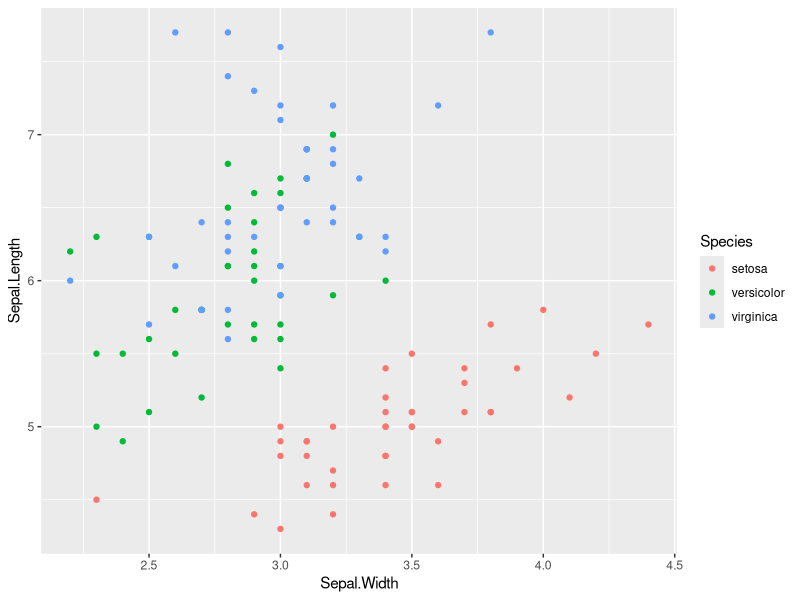
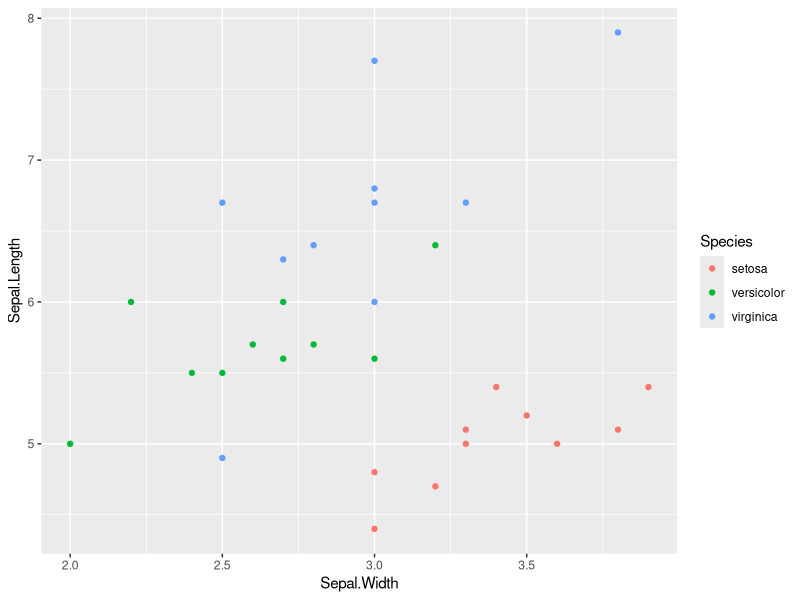

Write the R code that produced these figures, in order. (Note: this script raises an error after producing the figures.)
############################
#Using R                   #
#to build                  #
#a classification model    #
############################


#importing libraries
library(datasets)
if (!require(caret)) {install.packages("caret"); library(caret)}
library(ggplot2)

data(iris)

#To see if there is any missing data in the iris dataset
sum(is.na(iris))

#To put the stability of the model or it will give different result each time
set.seed(100)

#To split the data (stratified random split)
TrainingIndex <- createDataPartition(iris$Species, p=0.8, list = FALSE) #p-80% will go into the trainingset
TrainingSet <- iris[TrainingIndex,]
TestingSet <- iris[-TrainingIndex,]

#To draw the scatter plots and see the two distributions are similar or not
ggplot(TrainingSet, aes(x=Sepal.Width, y=Sepal.Length)) + 
 geom_point(aes(color = Species))

ggplot(TestingSet, aes(x=Sepal.Width, y=Sepal.Length)) + 
 geom_point(aes(color = Species))

############################################
# SVM model (polynomial kernel)
Model <- train(Species ~ ., data = TrainingSet,
               method = 'svmPoly',
               na.action = na.omit,
               preProcess = c('scale', 'center'),
               trControl = trainControl(method = 'none'),
               tuneGrid = data.frame(degree=1, scale=1, C=1))

#Build CV (cross-validation) model
ModelCV <- train(Species ~ ., data = TrainingSet,
                 method = 'svmPoly',
                 na.action = na.omit,
                 preProcess = c('scale', 'center'),
                 trControl = trainControl(method = 'cv', number = 10),
                 tuneGrid = data.frame(degree=1, scale=1, C=1))

#Apply model for prediction
ModelTraining <- predict(Model, TrainingSet)
ModelTesting <- predict(Model, TestingSet)
ModelCrossv <- predict(ModelCV, TestingSet)

#Model performance (Display confusion matrix and statistics) *Don't use it when dataset is imbalanced
ModelTrainingConfusion <- confusionMatrix(ModelTraining, TrainingSet$Species)
print(ModelTrainingConfusion)

ModelTestingConfusion <- confusionMatrix(ModelTesting, TestingSet$Species)
print(ModelTestingConfusion)

ModelCvConfusion <- confusionMatrix(ModelCrossv, TestingSet$Species)
print(ModelCvConfusion)

#Feature importance
Importance <- varImp(Model)
plot(Importance, col='red')

ImportanceCV <- varImp(ModelCV)
plot(ImportanceCV, col='red')



